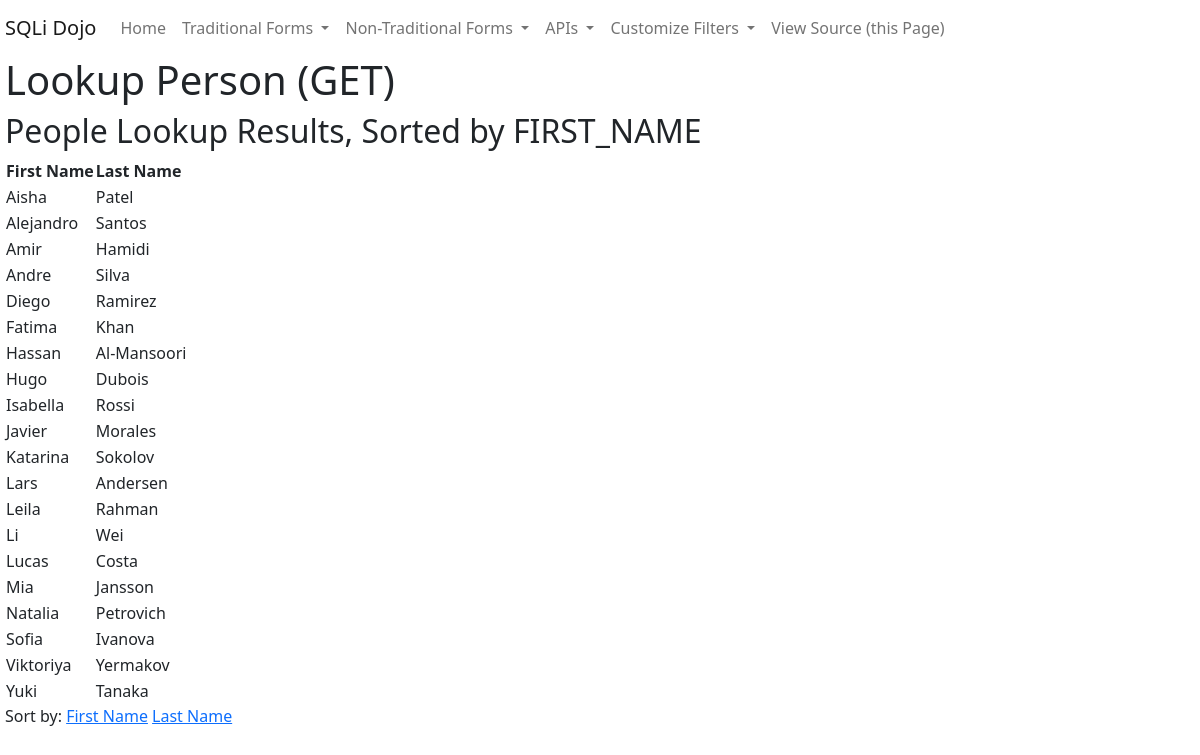
/show_all_people.php, run on the app's committed database.
### tables this page shows
CREATE TABLE PEOPLE (
    id INT AUTO_INCREMENT PRIMARY KEY,
    first_name VARCHAR(50) NOT NULL,
    last_name VARCHAR(50) NOT NULL,
    email VARCHAR(100) NOT NULL
);

### src/common/common_filter.php (called while the page is built, shortened)
<?php
function execute_and_handle_error($fn) {
    try {
        return $fn();
    } catch (Exception $exc) {
        if(isset($_REQUEST['error'])) {
            if($_REQUEST['error'] == 'silent') {
                die();
            }
        } else {
            throw $exc;
        }
    }
}
?>

### src/show_all_people.php (the view, shortened to what this page needs)
<!DOCTYPE html>
<html>
<head>
    <?php include_once('common/head.php'); ?>
</head>
<body>
    <?php include_once('common/nav.php'); ?>
    <h1>Lookup Person (GET)</h1>
<?php
require_once('common/common_filter.php');
$order_by = $_GET['order_by'] ?? 'FIRST_NAME';
$pdo = getConnection();
if ($pdo !== null) {
    $query = "SELECT FIRST_NAME, LAST_NAME FROM PEOPLE ORDER BY " . $order_by . " ASC LIMIT 20";
    $statement = execute_and_handle_error(function()use($pdo,$query){return $pdo->query($query);});
    echo "<h2>People Lookup Results, Sorted by ".$order_by."</h2>";
    echo "<table>";
    echo "<tr><th>First Name</th><th>Last Name</th></tr>";
    if(isset($statement)) {
        while ($row = $statement->fetch(PDO::FETCH_ASSOC)) {
            echo "<tr><td>" . htmlspecialchars($row['FIRST_NAME']) . "</td><td>" . htmlspecialchars($row['LAST_NAME']) . "</td></tr>";
        }
    }
    echo "</table>";
    echo <<<SORTBY
    Sort by:
    <a href="show_all_people.php?order_by=FIRST_NAME">First Name</a>
    <a href="show_all_people.php?order_by=LAST_NAME">Last Name</a>
    SORTBY;
}
?>
</body>
</html>

### src/common/head.php (style rules this page uses)
body { margin: 0px 5px; }

### data on the page
people: first_name "Aisha", last_name "Patel"
people: first_name "Alejandro", last_name "Santos"
people: first_name "Amir", last_name "Hamidi"
people: first_name "Andre", last_name "Silva"
people: first_name "Diego", last_name "Ramirez"
people: first_name "Fatima", last_name "Khan"
people: first_name "Hassan", last_name "Al-Mansoori"
people: first_name "Hugo", last_name "Dubois"
people: first_name "Isabella", last_name "Rossi"
people: first_name "Javier", last_name "Morales"
people: first_name "Katarina", last_name "Sokolov"
people: first_name "Lars", last_name "Andersen"
people: first_name "Leila", last_name "Rahman"
people: first_name "Li", last_name "Wei"
people: first_name "Lucas", last_name "Costa"
people: first_name "Mia", last_name "Jansson"
people: first_name "Natalia", last_name "Petrovich"
people: first_name "Sofia", last_name "Ivanova"
people: first_name "Viktoriya", last_name "Yermakov"
people: first_name "Yuki", last_name "Tanaka"

### other printed values
$order_by "FIRST_NAME"
